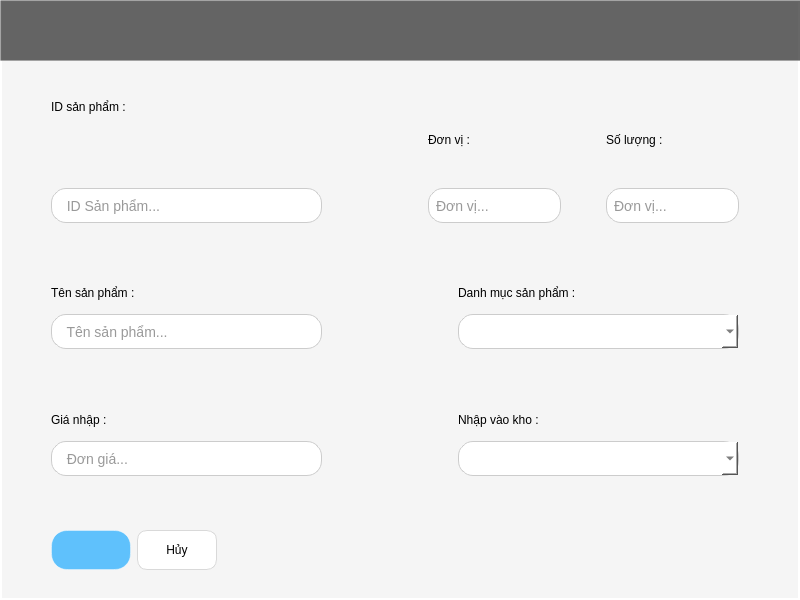
<?xml version="1.0" encoding="UTF-8"?>
<ui version="4.0">
 <class>Form</class>
 <widget class="QWidget" name="Form">
  <property name="geometry">
   <rect>
    <x>0</x>
    <y>0</y>
    <width>800</width>
    <height>600</height>
   </rect>
  </property>
  <property name="windowTitle">
   <string>Form</string>
  </property>
  <property name="styleSheet">
   <string notr="true">#Form {
background: #F5F5F5;
border-bottom-radius : 10px;
border : 2px solid white ;
}</string>
  </property>
  <widget class="QFrame" name="frame">
   <property name="geometry">
    <rect>
     <x>0</x>
     <y>0</y>
     <width>801</width>
     <height>601</height>
    </rect>
   </property>
   <widget class="QLabel" name="them_sua_label">
    <property name="geometry">
     <rect>
      <x>0</x>
      <y>0</y>
      <width>811</width>
      <height>61</height>
     </rect>
    </property>
    <property name="minimumSize">
     <size>
      <width>811</width>
      <height>61</height>
     </size>
    </property>
    <property name="maximumSize">
     <size>
      <width>811</width>
      <height>61</height>
     </size>
    </property>
    <property name="font">
     <font>
      <pointsize>-1</pointsize>
      <weight>75</weight>
      <bold>true</bold>
     </font>
    </property>
    <property name="styleSheet">
     <string notr="true">QLabel {
    background-color:  rgba(40, 40, 40, 180); /* Nền xanh trong suốt */
    color: white;
    font-weight: bold;
    font-size: 14px;

    padding: 8px 16px;
    
    /* Viền sáng */
    border: 1.5px solid rgba(255, 255, 255, 0.4);
    
    /* Đổ bóng - QSS hỗ trợ giới hạn */
    border-style: outset;
    border-width: 1px;
    
    /* Gradient xanh */
}

</string>
    </property>
    <property name="text">
     <string/>
    </property>
   </widget>
   <widget class="QWidget" name="layoutWidget">
    <property name="geometry">
     <rect>
      <x>51</x>
      <y>91</y>
      <width>688</width>
      <height>479</height>
     </rect>
    </property>
    <layout class="QGridLayout" name="gridLayout">
     <item row="3" column="0">
      <layout class="QHBoxLayout" name="horizontalLayout"/>
     </item>
     <item row="0" column="0">
      <layout class="QHBoxLayout" name="horizontalLayout_7">
       <property name="spacing">
        <number>66</number>
       </property>
       <item>
        <layout class="QVBoxLayout" name="verticalLayout">
         <item>
          <widget class="QLabel" name="label_2">
           <property name="minimumSize">
            <size>
             <width>101</width>
             <height>31</height>
            </size>
           </property>
           <property name="font">
            <font>
             <pointsize>9</pointsize>
            </font>
           </property>
           <property name="text">
            <string>ID sản phẩm : </string>
           </property>
          </widget>
         </item>
         <item>
          <widget class="QLineEdit" name="line_id">
           <property name="minimumSize">
            <size>
             <width>271</width>
             <height>35</height>
            </size>
           </property>
           <property name="styleSheet">
            <string notr="true">QLineEdit {
    background-color: #ffffff; /* Màu nền trắng */
    border: 1px solid #cccccc; /* Viền xám nhạt */
    border-radius: 15px; /* Bo góc */
    padding: 5px; /* Khoảng cách bên trong */
    font-size: 14px;
    color: #333333;
}

/* Hiệu ứng khi ô nhập liệu được chọn */
QLineEdit:focus {
    border: 1px solid #4a90e2; /* Viền xanh khi focus */
    background-color: #e6f0fa; /* Nền xanh nhạt khi focus */
}</string>
           </property>
           <property name="placeholderText">
            <string>  ID Sản phẩm...</string>
           </property>
          </widget>
         </item>
        </layout>
       </item>
       <item>
        <spacer name="horizontalSpacer_5">
         <property name="orientation">
          <enum>Qt::Horizontal</enum>
         </property>
         <property name="sizeHint" stdset="0">
          <size>
           <width>48</width>
           <height>20</height>
          </size>
         </property>
        </spacer>
       </item>
       <item>
        <layout class="QHBoxLayout" name="horizontalLayout_4">
         <property name="spacing">
          <number>0</number>
         </property>
         <item>
          <layout class="QVBoxLayout" name="verticalLayout_4">
           <item>
            <widget class="QLabel" name="label_5">
             <property name="minimumSize">
              <size>
               <width>101</width>
               <height>31</height>
              </size>
             </property>
             <property name="font">
              <font>
               <pointsize>9</pointsize>
              </font>
             </property>
             <property name="text">
              <string>Đơn vị : </string>
             </property>
            </widget>
           </item>
           <item>
            <widget class="QLineEdit" name="line_unit">
             <property name="minimumSize">
              <size>
               <width>120</width>
               <height>35</height>
              </size>
             </property>
             <property name="maximumSize">
              <size>
               <width>20000</width>
               <height>16777215</height>
              </size>
             </property>
             <property name="styleSheet">
              <string notr="true">QLineEdit {
    background-color: #ffffff; /* Màu nền trắng */
    border: 1px solid #cccccc; /* Viền xám nhạt */
    border-radius: 15px; /* Bo góc */
    padding: 5px; /* Khoảng cách bên trong */
    font-size: 14px;
    color: #333333;
}

/* Hiệu ứng khi ô nhập liệu được chọn */
QLineEdit:focus {
    border: 1px solid #4a90e2; /* Viền xanh khi focus */
    background-color: #e6f0fa; /* Nền xanh nhạt khi focus */
}</string>
             </property>
             <property name="placeholderText">
              <string>Đơn vị...</string>
             </property>
            </widget>
           </item>
          </layout>
         </item>
         <item>
          <spacer name="horizontalSpacer_6">
           <property name="orientation">
            <enum>Qt::Horizontal</enum>
           </property>
           <property name="sizeHint" stdset="0">
            <size>
             <width>48</width>
             <height>20</height>
            </size>
           </property>
          </spacer>
         </item>
         <item>
          <layout class="QVBoxLayout" name="verticalLayout_5">
           <item>
            <widget class="QLabel" name="label_6">
             <property name="minimumSize">
              <size>
               <width>101</width>
               <height>31</height>
              </size>
             </property>
             <property name="font">
              <font>
               <pointsize>9</pointsize>
              </font>
             </property>
             <property name="text">
              <string>Số lượng : </string>
             </property>
            </widget>
           </item>
           <item>
            <widget class="QLineEdit" name="line_soLuong">
             <property name="minimumSize">
              <size>
               <width>120</width>
               <height>35</height>
              </size>
             </property>
             <property name="maximumSize">
              <size>
               <width>20000</width>
               <height>16777215</height>
              </size>
             </property>
             <property name="styleSheet">
              <string notr="true">QLineEdit {
    background-color: #ffffff; /* Màu nền trắng */
    border: 1px solid #cccccc; /* Viền xám nhạt */
    border-radius: 15px; /* Bo góc */
    padding: 5px; /* Khoảng cách bên trong */
    font-size: 14px;
    color: #333333;
}

/* Hiệu ứng khi ô nhập liệu được chọn */
QLineEdit:focus {
    border: 1px solid #4a90e2; /* Viền xanh khi focus */
    background-color: #e6f0fa; /* Nền xanh nhạt khi focus */
}</string>
             </property>
             <property name="placeholderText">
              <string>Đơn vị...</string>
             </property>
            </widget>
           </item>
          </layout>
         </item>
        </layout>
       </item>
      </layout>
     </item>
     <item row="6" column="0">
      <spacer name="verticalSpacer_4">
       <property name="orientation">
        <enum>Qt::Vertical</enum>
       </property>
       <property name="sizeHint" stdset="0">
        <size>
         <width>20</width>
         <height>38</height>
        </size>
       </property>
      </spacer>
     </item>
     <item row="1" column="0">
      <spacer name="verticalSpacer">
       <property name="orientation">
        <enum>Qt::Vertical</enum>
       </property>
       <property name="sizeHint" stdset="0">
        <size>
         <width>20</width>
         <height>18</height>
        </size>
       </property>
      </spacer>
     </item>
     <item row="2" column="0">
      <layout class="QHBoxLayout" name="horizontalLayout_3">
       <item>
        <layout class="QVBoxLayout" name="verticalLayout_2">
         <item>
          <widget class="QLabel" name="label_3">
           <property name="minimumSize">
            <size>
             <width>101</width>
             <height>31</height>
            </size>
           </property>
           <property name="font">
            <font>
             <pointsize>9</pointsize>
            </font>
           </property>
           <property name="text">
            <string>Tên sản phẩm : </string>
           </property>
          </widget>
         </item>
         <item>
          <widget class="QLineEdit" name="line_name">
           <property name="minimumSize">
            <size>
             <width>271</width>
             <height>35</height>
            </size>
           </property>
           <property name="styleSheet">
            <string notr="true">QLineEdit {
    background-color: #ffffff; /* Màu nền trắng */
    border: 1px solid #cccccc; /* Viền xám nhạt */
    border-radius: 15px; /* Bo góc */
    padding: 5px; /* Khoảng cách bên trong */
    font-size: 14px;
    color: #333333;
}

/* Hiệu ứng khi ô nhập liệu được chọn */
QLineEdit:focus {
    border: 1px solid #4a90e2; /* Viền xanh khi focus */
    background-color: #e6f0fa; /* Nền xanh nhạt khi focus */
}</string>
           </property>
           <property name="placeholderText">
            <string>  Tên sản phẩm...</string>
           </property>
          </widget>
         </item>
        </layout>
       </item>
       <item>
        <spacer name="horizontalSpacer">
         <property name="orientation">
          <enum>Qt::Horizontal</enum>
         </property>
         <property name="sizeHint" stdset="0">
          <size>
           <width>108</width>
           <height>20</height>
          </size>
         </property>
        </spacer>
       </item>
       <item>
        <layout class="QVBoxLayout" name="verticalLayout_3">
         <item>
          <widget class="QLabel" name="label_4">
           <property name="minimumSize">
            <size>
             <width>131</width>
             <height>31</height>
            </size>
           </property>
           <property name="font">
            <font>
             <pointsize>9</pointsize>
            </font>
           </property>
           <property name="text">
            <string>Danh mục sản phẩm : </string>
           </property>
          </widget>
         </item>
         <item>
          <widget class="QComboBox" name="combo_box_danhmuc">
           <property name="minimumSize">
            <size>
             <width>281</width>
             <height>35</height>
            </size>
           </property>
           <property name="styleSheet">
            <string notr="true">QComboBox {
    background-color: #ffffff; /* Màu nền trắng */
    border: 1px solid #cccccc; /* Viền xám nhạt */
    border-radius: 15px; /* Bo góc */
    padding: 5px; /* Khoảng cách bên trong */
    font-size: 14px;
    color: #333333;
}

/* Hiệu ứng khi ô nhập liệu được chọn */
QComboBox:focus {
    border: 1px solid #4a90e2; /* Viền xanh khi focus */
    background-color: #e6f0fa; /* Nền xanh nhạt khi focus */
}</string>
           </property>
          </widget>
         </item>
        </layout>
       </item>
      </layout>
     </item>
     <item row="7" column="0">
      <layout class="QHBoxLayout" name="horizontalLayout_6">
       <item>
        <layout class="QHBoxLayout" name="horizontalLayout_2">
         <item>
          <widget class="QPushButton" name="them_btn">
           <property name="minimumSize">
            <size>
             <width>80</width>
             <height>40</height>
            </size>
           </property>
           <property name="styleSheet">
            <string notr="true">QPushButton {
    background-color:  rgba(30, 170, 255, 0.7); /* Nền xanh trong suốt */
    color: white;
    font-weight: bold;
    font-size: 14px;
    border-radius: 16px;
    padding: 8px 16px;
    
    /* Viền sáng */
    border: 1.5px solid rgba(255, 255, 255, 0.4);
    
    /* Đổ bóng - QSS hỗ trợ giới hạn */
    border-style: outset;
    border-width: 1px;
    
    /* Gradient xanh */
}

QPushButton:hover {
    background-color: rgba(30, 170, 255, 0.5); /* Xanh sáng hơn khi hover */
    border: 1.5px solid rgba(255, 255, 255, 0.6);
}

QPushButton:pressed {
    background-color: rgba(0, 120, 200, 0.4);
    border: 1.5px solid rgba(255, 255, 255, 0.3);
    padding-top: 9px; /* Tạo hiệu ứng nhấn xuống */
    padding-left: 17px;
}
</string>
           </property>
           <property name="text">
            <string/>
           </property>
          </widget>
         </item>
         <item>
          <widget class="QPushButton" name="huy_btn">
           <property name="minimumSize">
            <size>
             <width>80</width>
             <height>40</height>
            </size>
           </property>
           <property name="styleSheet">
            <string notr="true">#huy_btn {
    background-color: white;
    color: black;
    border: 1px solid #d9d9d9;
    font-family: Arial, sans-serif;
    font-size: 12px;
    border-radius: 10px;
    padding: 5px 15px; /* Khoảng cách trong nút */
}

/* Hover effect */
#huy_btn:hover {
    background-color: #f5f5f5;  /* Nhẹ hơn để tạo hiệu ứng phản hồi */
    border: 1px solid #a0a0a0;  /* Viền đậm hơn một chút khi hover */
    color: black;
}
</string>
           </property>
           <property name="text">
            <string>Hủy</string>
           </property>
          </widget>
         </item>
        </layout>
       </item>
       <item>
        <spacer name="horizontalSpacer_4">
         <property name="orientation">
          <enum>Qt::Horizontal</enum>
         </property>
         <property name="sizeHint" stdset="0">
          <size>
           <width>508</width>
           <height>20</height>
          </size>
         </property>
        </spacer>
       </item>
      </layout>
     </item>
     <item row="5" column="0">
      <layout class="QHBoxLayout" name="horizontalLayout_5">
       <item>
        <layout class="QVBoxLayout" name="verticalLayout_7">
         <item>
          <widget class="QLabel" name="label_8">
           <property name="minimumSize">
            <size>
             <width>81</width>
             <height>31</height>
            </size>
           </property>
           <property name="font">
            <font>
             <pointsize>9</pointsize>
            </font>
           </property>
           <property name="text">
            <string>Giá nhập : </string>
           </property>
          </widget>
         </item>
         <item>
          <widget class="QLineEdit" name="line_gia_nhap">
           <property name="minimumSize">
            <size>
             <width>271</width>
             <height>35</height>
            </size>
           </property>
           <property name="styleSheet">
            <string notr="true">QLineEdit {
    background-color: #ffffff; /* Màu nền trắng */
    border: 1px solid #cccccc; /* Viền xám nhạt */
    border-radius: 15px; /* Bo góc */
    padding: 5px; /* Khoảng cách bên trong */
    font-size: 14px;
    color: #333333;
}

/* Hiệu ứng khi ô nhập liệu được chọn */
QLineEdit:focus {
    border: 1px solid #4a90e2; /* Viền xanh khi focus */
    background-color: #e6f0fa; /* Nền xanh nhạt khi focus */
}</string>
           </property>
           <property name="placeholderText">
            <string>  Đơn giá...</string>
           </property>
          </widget>
         </item>
        </layout>
       </item>
       <item>
        <spacer name="horizontalSpacer_3">
         <property name="orientation">
          <enum>Qt::Horizontal</enum>
         </property>
         <property name="sizeHint" stdset="0">
          <size>
           <width>40</width>
           <height>20</height>
          </size>
         </property>
        </spacer>
       </item>
       <item>
        <layout class="QVBoxLayout" name="verticalLayout_8">
         <item>
          <widget class="QLabel" name="label_9">
           <property name="minimumSize">
            <size>
             <width>141</width>
             <height>18</height>
            </size>
           </property>
           <property name="font">
            <font>
             <pointsize>9</pointsize>
            </font>
           </property>
           <property name="text">
            <string>Nhập vào kho : </string>
           </property>
          </widget>
         </item>
         <item>
          <widget class="QComboBox" name="combo_box_kho">
           <property name="minimumSize">
            <size>
             <width>281</width>
             <height>35</height>
            </size>
           </property>
           <property name="styleSheet">
            <string notr="true">QComboBox {
    background-color: #ffffff; /* Màu nền trắng */
    border: 1px solid #cccccc; /* Viền xám nhạt */
    border-radius: 15px; /* Bo góc */
    padding: 5px; /* Khoảng cách bên trong */
    font-size: 14px;
    color: #333333;
}

/* Hiệu ứng khi ô nhập liệu được chọn */
QComboBox:focus {
    border: 1px solid #4a90e2; /* Viền xanh khi focus */
    background-color: #e6f0fa; /* Nền xanh nhạt khi focus */
}</string>
           </property>
          </widget>
         </item>
        </layout>
       </item>
      </layout>
     </item>
     <item row="4" column="0">
      <spacer name="verticalSpacer_3">
       <property name="orientation">
        <enum>Qt::Vertical</enum>
       </property>
       <property name="sizeHint" stdset="0">
        <size>
         <width>20</width>
         <height>18</height>
        </size>
       </property>
      </spacer>
     </item>
    </layout>
   </widget>
  </widget>
 </widget>
 <resources/>
 <connections/>
</ui>
